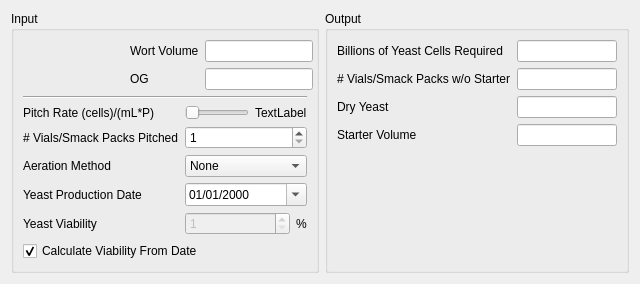
<?xml version="1.0" encoding="UTF-8"?>
<ui version="4.0">
 <class>pitchDialog</class>
 <widget class="QDialog" name="pitchDialog">
  <property name="geometry">
   <rect>
    <x>0</x>
    <y>0</y>
    <width>633</width>
    <height>281</height>
   </rect>
  </property>
  <property name="windowTitle">
   <string>Pitch Rate Calculator</string>
  </property>
  <layout class="QHBoxLayout" name="horizontalLayout_2">
   <item>
    <widget class="QGroupBox" name="groupBox">
     <property name="title">
      <string>Input</string>
     </property>
     <layout class="QVBoxLayout" name="verticalLayout_2">
      <item>
       <layout class="QFormLayout" name="formLayout">
        <property name="fieldGrowthPolicy">
         <enum>QFormLayout::ExpandingFieldsGrow</enum>
        </property>
        <property name="formAlignment">
         <set>Qt::AlignRight|Qt::AlignTop|Qt::AlignTrailing</set>
        </property>
        <item row="0" column="0">
         <widget class="QLabel" name="label">
          <property name="text">
           <string>Wort Volume</string>
          </property>
         </widget>
        </item>
        <item row="0" column="1">
         <widget class="QLineEdit" name="lineEdit_vol">
          <property name="sizePolicy">
           <sizepolicy hsizetype="Preferred" vsizetype="Fixed">
            <horstretch>0</horstretch>
            <verstretch>0</verstretch>
           </sizepolicy>
          </property>
          <property name="minimumSize">
           <size>
            <width>100</width>
            <height>0</height>
           </size>
          </property>
         </widget>
        </item>
        <item row="1" column="0">
         <widget class="QLabel" name="label_2">
          <property name="text">
           <string>OG</string>
          </property>
         </widget>
        </item>
        <item row="1" column="1">
         <widget class="QLineEdit" name="lineEdit_OG">
          <property name="sizePolicy">
           <sizepolicy hsizetype="Preferred" vsizetype="Fixed">
            <horstretch>0</horstretch>
            <verstretch>0</verstretch>
           </sizepolicy>
          </property>
          <property name="minimumSize">
           <size>
            <width>100</width>
            <height>0</height>
           </size>
          </property>
         </widget>
        </item>
       </layout>
      </item>
      <item>
       <widget class="Line" name="line">
        <property name="orientation">
         <enum>Qt::Horizontal</enum>
        </property>
       </widget>
      </item>
      <item>
       <layout class="QFormLayout" name="formLayout_3">
        <property name="fieldGrowthPolicy">
         <enum>QFormLayout::AllNonFixedFieldsGrow</enum>
        </property>
        <property name="formAlignment">
         <set>Qt::AlignRight|Qt::AlignTop|Qt::AlignTrailing</set>
        </property>
        <item row="0" column="0">
         <widget class="QLabel" name="label_3">
          <property name="toolTip">
           <string>For ales, 0.75-1. For lagers, 1.5-2.</string>
          </property>
          <property name="text">
           <string>Pitch Rate (cells)/(mL*P)</string>
          </property>
         </widget>
        </item>
        <item row="2" column="0">
         <widget class="QLabel" name="label_11">
          <property name="text">
           <string>Aeration Method</string>
          </property>
         </widget>
        </item>
        <item row="3" column="0">
         <widget class="QLabel" name="label_5">
          <property name="text">
           <string>Yeast Production Date</string>
          </property>
         </widget>
        </item>
        <item row="4" column="0">
         <widget class="QLabel" name="label_10">
          <property name="text">
           <string>Yeast Viability</string>
          </property>
         </widget>
        </item>
        <item row="2" column="1">
         <widget class="QComboBox" name="comboBox_AerationMethod">
          <property name="acceptDrops">
           <bool>false</bool>
          </property>
          <property name="editable">
           <bool>false</bool>
          </property>
          <item>
           <property name="text">
            <string>None</string>
           </property>
          </item>
          <item>
           <property name="text">
            <string>O2 At Start</string>
           </property>
          </item>
          <item>
           <property name="text">
            <string>Stir Plate</string>
           </property>
          </item>
         </widget>
        </item>
        <item row="3" column="1">
         <widget class="QDateEdit" name="dateEdit_ProductionDate">
          <property name="currentSection">
           <enum>QDateTimeEdit::MonthSection</enum>
          </property>
          <property name="displayFormat">
           <string>MM/dd/yyyy</string>
          </property>
          <property name="calendarPopup">
           <bool>true</bool>
          </property>
          <property name="currentSectionIndex">
           <number>0</number>
          </property>
         </widget>
        </item>
        <item row="4" column="1">
         <layout class="QHBoxLayout" name="horizontalLayout_4">
          <item>
           <widget class="QSpinBox" name="spinBox_Viability">
            <property name="enabled">
             <bool>false</bool>
            </property>
            <property name="readOnly">
             <bool>false</bool>
            </property>
            <property name="minimum">
             <number>1</number>
            </property>
            <property name="maximum">
             <number>100</number>
            </property>
           </widget>
          </item>
          <item>
           <widget class="QLabel" name="label_12">
            <property name="sizePolicy">
             <sizepolicy hsizetype="Fixed" vsizetype="Preferred">
              <horstretch>0</horstretch>
              <verstretch>0</verstretch>
             </sizepolicy>
            </property>
            <property name="text">
             <string>%</string>
            </property>
           </widget>
          </item>
         </layout>
        </item>
        <item row="0" column="1">
         <layout class="QHBoxLayout" name="horizontalLayout">
          <item>
           <widget class="QSlider" name="slider_pitchRate">
            <property name="minimumSize">
             <size>
              <width>64</width>
              <height>0</height>
             </size>
            </property>
            <property name="maximum">
             <number>100</number>
            </property>
            <property name="orientation">
             <enum>Qt::Horizontal</enum>
            </property>
           </widget>
          </item>
          <item>
           <widget class="QLabel" name="label_pitchRate">
            <property name="text">
             <string>TextLabel</string>
            </property>
           </widget>
          </item>
         </layout>
        </item>
        <item row="5" column="0" colspan="2">
         <widget class="QCheckBox" name="checkBox_CalculateViability">
          <property name="text">
           <string>Calculate Viability From Date</string>
          </property>
          <property name="checked">
           <bool>true</bool>
          </property>
         </widget>
        </item>
        <item row="1" column="0">
         <widget class="QLabel" name="label_4">
          <property name="text">
           <string># Vials/Smack Packs Pitched</string>
          </property>
         </widget>
        </item>
        <item row="1" column="1">
         <widget class="QSpinBox" name="spinBox_VialsPitched">
          <property name="minimum">
           <number>1</number>
          </property>
          <property name="maximum">
           <number>5</number>
          </property>
         </widget>
        </item>
       </layout>
      </item>
     </layout>
    </widget>
   </item>
   <item>
    <widget class="QGroupBox" name="groupBox_2">
     <property name="title">
      <string>Output</string>
     </property>
     <layout class="QVBoxLayout" name="verticalLayout">
      <item>
       <layout class="QFormLayout" name="formLayout_2">
        <property name="fieldGrowthPolicy">
         <enum>QFormLayout::AllNonFixedFieldsGrow</enum>
        </property>
        <property name="formAlignment">
         <set>Qt::AlignRight|Qt::AlignTop|Qt::AlignTrailing</set>
        </property>
        <item row="0" column="0">
         <widget class="QLabel" name="label_9">
          <property name="text">
           <string>Billions of Yeast Cells Required</string>
          </property>
         </widget>
        </item>
        <item row="0" column="1">
         <widget class="QLineEdit" name="lineEdit_cells">
          <property name="minimumSize">
           <size>
            <width>100</width>
            <height>0</height>
           </size>
          </property>
         </widget>
        </item>
        <item row="1" column="0">
         <widget class="QLabel" name="label_6">
          <property name="text">
           <string># Vials/Smack Packs w/o Starter</string>
          </property>
         </widget>
        </item>
        <item row="1" column="1">
         <widget class="QLineEdit" name="lineEdit_vials">
          <property name="minimumSize">
           <size>
            <width>100</width>
            <height>0</height>
           </size>
          </property>
         </widget>
        </item>
        <item row="2" column="0">
         <widget class="QLabel" name="label_7">
          <property name="text">
           <string>Dry Yeast</string>
          </property>
         </widget>
        </item>
        <item row="2" column="1">
         <widget class="QLineEdit" name="lineEdit_yeast">
          <property name="minimumSize">
           <size>
            <width>100</width>
            <height>0</height>
           </size>
          </property>
         </widget>
        </item>
        <item row="3" column="0">
         <widget class="QLabel" name="label_8">
          <property name="text">
           <string>Starter Volume</string>
          </property>
         </widget>
        </item>
        <item row="3" column="1">
         <widget class="QLineEdit" name="lineEdit_starterVol">
          <property name="minimumSize">
           <size>
            <width>100</width>
            <height>0</height>
           </size>
          </property>
         </widget>
        </item>
       </layout>
      </item>
     </layout>
    </widget>
   </item>
  </layout>
 </widget>
 <resources/>
 <connections/>
</ui>
